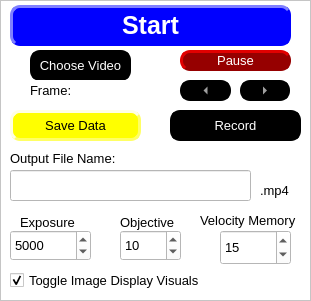
    <widget class="QFrame" name="frame_3">
     <property name="geometry">
      <rect>
       <x>10</x>
       <y>0</y>
       <width>311</width>
       <height>301</height>
      </rect>
     </property>
     <property name="font">
      <font>
       <pointsize>10</pointsize>
       <weight>50</weight>
       <italic>false</italic>
       <bold>false</bold>
      </font>
     </property>
     <property name="cursor">
      <cursorShape>UpArrowCursor</cursorShape>
     </property>
     <property name="styleSheet">
      <string notr="true"> color: rgb(0, 0, 0);
 background-color: rgb(255, 255, 255);
font-size: 10pt;
</string>
     </property>
     <property name="frameShape">
      <enum>QFrame::StyledPanel</enum>
     </property>
     <property name="frameShadow">
      <enum>QFrame::Raised</enum>
     </property>
     <widget class="QPushButton" name="choosevideobutton">
      <property name="geometry">
       <rect>
        <x>30</x>
        <y>50</y>
        <width>101</width>
        <height>31</height>
       </rect>
      </property>
      <property name="styleSheet">
       <string notr="true">     QPushButton {
                color: rgb(255, 255, 255);
                background-color: rgb(0, 0, 0);
                border-style: outset;
                border-width: 2px;
                border-radius: 10px;
                border-color: rgb(0, 0, 0);
                min-width: 1em;
                padding: 1px;
            }
            QPushButton:hover {
                background-color: rgb(100, 100, 100);
                color: rgb(255, 255, 255);
                border-color: rgb(100, 100, 100);
            
            
            }</string>
      </property>
      <property name="text">
       <string>Choose Video</string>
      </property>
     </widget>
     <widget class="QPushButton" name="pausebutton">
      <property name="geometry">
       <rect>
        <x>180</x>
        <y>50</y>
        <width>111</width>
        <height>21</height>
       </rect>
      </property>
      <property name="maximumSize">
       <size>
        <width>300</width>
        <height>30</height>
       </size>
      </property>
      <property name="styleSheet">
       <string notr="true">QPushButton {
                color: rgb(255, 255, 255);
                background-color: rgb(150, 0, 0);
                border-style: outset;
                border-width: 3px;
                border-radius: 10px;
                border-color: rgb(150, 0, 0);
                min-width: 1em;
                padding: 1px;
            }
            QPushButton:checked {
                color: rgb(255, 255, 255);
                background-color: rgb(0, 0, 150);
                border-style: inset;
                border-width: 3px;
                border-radius: 10px;
                border-color: rgb(0, 0, 255);
                font: bold 12px;
                min-width: 1em;
                padding: 1px;
            }
            QPushButton:hover {
                background-color: rgb(100, 100, 100);
                color: rgb(255, 255, 255);
                border-color: rgb(255, 0, 0);
                padding-left: 2px;
                padding-top: 2px;
            }</string>
      </property>
      <property name="text">
       <string>Pause</string>
      </property>
      <property name="checkable">
       <bool>true</bool>
      </property>
     </widget>
     <widget class="QPushButton" name="savedatabutton">
      <property name="geometry">
       <rect>
        <x>10</x>
        <y>110</y>
        <width>131</width>
        <height>31</height>
       </rect>
      </property>
      <property name="styleSheet">
       <string notr="true">QPushButton {
                color: rgb(0, 0, 0);
                background-color: rgb(255, 255, 0);
                border-style: outset;
                border-width: 3px;
                border-radius: 10px;
                border-color: rgb(255, 255, 100);
                min-width: 1em;
                padding: 6px;
            }
            QPushButton:hover {
                background-color: rgb(255, 255, 200);
                color: rgb(0, 0, 0);
            }
            QPushButton:pressed {
                background-color: red;
                border: 2px solid red;
                padding-left: 5px;
                padding-top: 5px;
                border-style: inset;
                }</string>
      </property>
      <property name="text">
       <string>Save Data</string>
      </property>
      <property name="checkable">
       <bool>true</bool>
      </property>
     </widget>
     <widget class="QPushButton" name="recordbutton">
      <property name="geometry">
       <rect>
        <x>170</x>
        <y>110</y>
        <width>131</width>
        <height>31</height>
       </rect>
      </property>
      <property name="styleSheet">
       <string notr="true">QPushButton {
                color: rgb(255, 255, 255);
                background-color: rgb(0, 0, 0);
                border-style: outset;
                border-width: 3px;
                border-radius: 10px;
                border-color: rgb(0, 0, 0);
                min-width: 1em;
                padding: 6px;
            }
      
            QPushButton:checked {
                color: rgb(255, 255, 255);
                background-color: rgb(255, 0, 0);
                border-style: inset;
                border-width: 3px;
                border-radius: 10px;
                border-color: rgb(255, 0, 0);
                font: bold 16px;
                min-width: 1em;
               
            }
            QPushButton:hover {
                background-color: rgb(100, 100, 100);
                color: rgb(255, 255, 255);
                border-color: rgb(100, 100, 100);
                padding-left: 5px;
                padding-top: 5px;
            }</string>
      </property>
      <property name="text">
       <string>Record</string>
      </property>
      <property name="checkable">
       <bool>true</bool>
      </property>
     </widget>
     <widget class="QLabel" name="framelabel">
      <property name="geometry">
       <rect>
        <x>30</x>
        <y>80</y>
        <width>121</width>
        <height>21</height>
       </rect>
      </property>
      <property name="maximumSize">
       <size>
        <width>300</width>
        <height>25</height>
       </size>
      </property>
      <property name="text">
       <string>Frame: </string>
      </property>
     </widget>
     <widget class="QToolButton" name="leftbutton">
      <property name="geometry">
       <rect>
        <x>180</x>
        <y>80</y>
        <width>51</width>
        <height>21</height>
       </rect>
      </property>
      <property name="styleSheet">
       <string notr="true">QToolButton {
                color: rgb(255, 255, 255);
                background-color: rgb(0, 0, 0);
                border-style: outset;
                border-width: px;
                border-radius: 10px;
                border: 2px solid rgb(0, 0, 0);
                font: bold 16px;
                min-width: 1em;
                padding: 1px;
            }
            QToolButton:hover {
                background-color: rgb(100, 100, 100);
                color: rgb(255, 255, 255);
                border: 2px solid rgb(0, 255, 0);
            }
            QToolButton:pressed {
                background-color: rgb(100, 100, 100);
                border: 2px solid rgb(255, 0, 0);
                border-style: inset;
                padding-left: 5px;
                padding-top: 5px;
            }</string>
      </property>
      <property name="text">
       <string>...</string>
      </property>
      <property name="autoRepeat">
       <bool>false</bool>
      </property>
      <property name="autoRepeatDelay">
       <number>0</number>
      </property>
      <property name="autoRepeatInterval">
       <number>1</number>
      </property>
      <property name="arrowType">
       <enum>Qt::LeftArrow</enum>
      </property>
     </widget>
     <widget class="QPushButton" name="startbutton">
      <property name="geometry">
       <rect>
        <x>10</x>
        <y>5</y>
        <width>281</width>
        <height>41</height>
       </rect>
      </property>
      <property name="font">
       <font>
        <pointsize>-1</pointsize>
        <weight>75</weight>
        <italic>false</italic>
        <bold>true</bold>
       </font>
      </property>
      <property name="cursor">
       <cursorShape>ArrowCursor</cursorShape>
      </property>
      <property name="styleSheet">
       <string notr="true">
QPushButton {
                color: rgb(255, 255, 255);
                background-color: rgb(0, 0, 255);
                border-style: outset;
                border-width: 3px;
                border-radius: 10px;
                border-color: rgb(0, 0, 255);
                min-width: 1em;
                padding: 6px;
			  font: bold 25px;
            }
      
            QPushButton:checked {
                color: rgb(255, 255, 255);
                background-color: rgb(255, 0, 0);
                border-style: inset;
                border-width: 3px;
                border-radius: 10px;
                border-color: rgb(255, 0, 0);
                font: bold 25px;
                min-width: 1em;
               
            }
            QPushButton:hover {
                background-color: rgb(100, 100, 100);
                color: rgb(255, 255, 255);
                border-color: rgb(0, 255, 0);
                padding-left: 5px;
                padding-top: 5px;
            }</string>
      </property>
      <property name="text">
       <string>Start</string>
      </property>
      <property name="checkable">
       <bool>true</bool>
      </property>
     </widget>
     <widget class="QToolButton" name="rightbutton">
      <property name="geometry">
       <rect>
        <x>240</x>
        <y>80</y>
        <width>50</width>
        <height>21</height>
       </rect>
      </property>
      <property name="styleSheet">
       <string notr="true">QToolButton {
                color: rgb(255, 255, 255);
                background-color: rgb(0, 0, 0);
                border-style: outset;
                border-width: px;
                border-radius: 10px;
                border: 2px solid rgb(0, 0, 0);
                font: bold 16px;
                min-width: 1em;
                padding: 1px;
            }
            QToolButton:hover {
                background-color: rgb(100, 100, 100);
                color: rgb(255, 255, 255);
                border: 2px solid rgb(0, 255, 0);
            }
            QToolButton:pressed {
                background-color: rgb(100, 100, 100);
                border: 2px solid rgb(255, 0, 0);
                border-style: inset;
                padding-left: 5px;
                padding-top: 5px;
            }</string>
      </property>
      <property name="text">
       <string>...</string>
      </property>
      <property name="autoRepeat">
       <bool>false</bool>
      </property>
      <property name="autoRepeatInterval">
       <number>1</number>
      </property>
      <property name="arrowType">
       <enum>Qt::RightArrow</enum>
      </property>
     </widget>
     <widget class="QLabel" name="exposurelabel">
      <property name="geometry">
       <rect>
        <x>20</x>
        <y>210</y>
        <width>111</width>
        <height>25</height>
       </rect>
      </property>
      <property name="maximumSize">
       <size>
        <width>150</width>
        <height>25</height>
       </size>
      </property>
      <property name="text">
       <string>Exposure</string>
      </property>
     </widget>
     <widget class="QSpinBox" name="exposurebox">
      <property name="geometry">
       <rect>
        <x>10</x>
        <y>230</y>
        <width>81</width>
        <height>31</height>
       </rect>
      </property>
      <property name="minimum">
       <number>100</number>
      </property>
      <property name="maximum">
       <number>100000</number>
      </property>
      <property name="singleStep">
       <number>100</number>
      </property>
      <property name="value">
       <number>5000</number>
      </property>
      <property name="displayIntegerBase">
       <number>10</number>
      </property>
     </widget>
     <widget class="QLabel" name="objectivelabel">
      <property name="geometry">
       <rect>
        <x>120</x>
        <y>210</y>
        <width>111</width>
        <height>25</height>
       </rect>
      </property>
      <property name="maximumSize">
       <size>
        <width>150</width>
        <height>25</height>
       </size>
      </property>
      <property name="text">
       <string>Objective</string>
      </property>
     </widget>
     <widget class="QSpinBox" name="objectivebox">
      <property name="geometry">
       <rect>
        <x>120</x>
        <y>230</y>
        <width>61</width>
        <height>31</height>
       </rect>
      </property>
      <property name="minimum">
       <number>1</number>
      </property>
      <property name="maximum">
       <number>100</number>
      </property>
      <property name="singleStep">
       <number>5</number>
      </property>
      <property name="value">
       <number>10</number>
      </property>
      <property name="displayIntegerBase">
       <number>10</number>
      </property>
     </widget>
     <widget class="QCheckBox" name="toggledisplayvisualscheckbox">
      <property name="geometry">
       <rect>
        <x>10</x>
        <y>270</y>
        <width>191</width>
        <height>21</height>
       </rect>
      </property>
      <property name="text">
       <string>Toggle Image Display Visuals</string>
      </property>
      <property name="checked">
       <bool>true</bool>
      </property>
     </widget>
     <widget class="QLabel" name="exposurelabel_3">
      <property name="geometry">
       <rect>
        <x>260</x>
        <y>180</y>
        <width>41</width>
        <height>20</height>
       </rect>
      </property>
      <property name="maximumSize">
       <size>
        <width>150</width>
        <height>25</height>
       </size>
      </property>
      <property name="text">
       <string>.mp4</string>
      </property>
     </widget>
     <widget class="QLineEdit" name="videoNameLineEdit">
      <property name="geometry">
       <rect>
        <x>10</x>
        <y>170</y>
        <width>241</width>
        <height>31</height>
       </rect>
      </property>
     </widget>
     <widget class="QLabel" name="exposurelabel_2">
      <property name="geometry">
       <rect>
        <x>10</x>
        <y>150</y>
        <width>150</width>
        <height>16</height>
       </rect>
      </property>
      <property name="maximumSize">
       <size>
        <width>150</width>
        <height>25</height>
       </size>
      </property>
      <property name="text">
       <string>Output File Name:</string>
      </property>
     </widget>
     <widget class="QLabel" name="memorylabel">
      <property name="geometry">
       <rect>
        <x>200</x>
        <y>210</y>
        <width>101</width>
        <height>21</height>
       </rect>
      </property>
      <property name="text">
       <string>Velocity Memory </string>
      </property>
     </widget>
     <widget class="QSpinBox" name="memorybox">
      <property name="geometry">
       <rect>
        <x>220</x>
        <y>230</y>
        <width>71</width>
        <height>35</height>
       </rect>
      </property>
      <property name="minimum">
       <number>1</number>
      </property>
      <property name="maximum">
       <number>100</number>
      </property>
      <property name="value">
       <number>15</number>
      </property>
     </widget>
    </widget>
